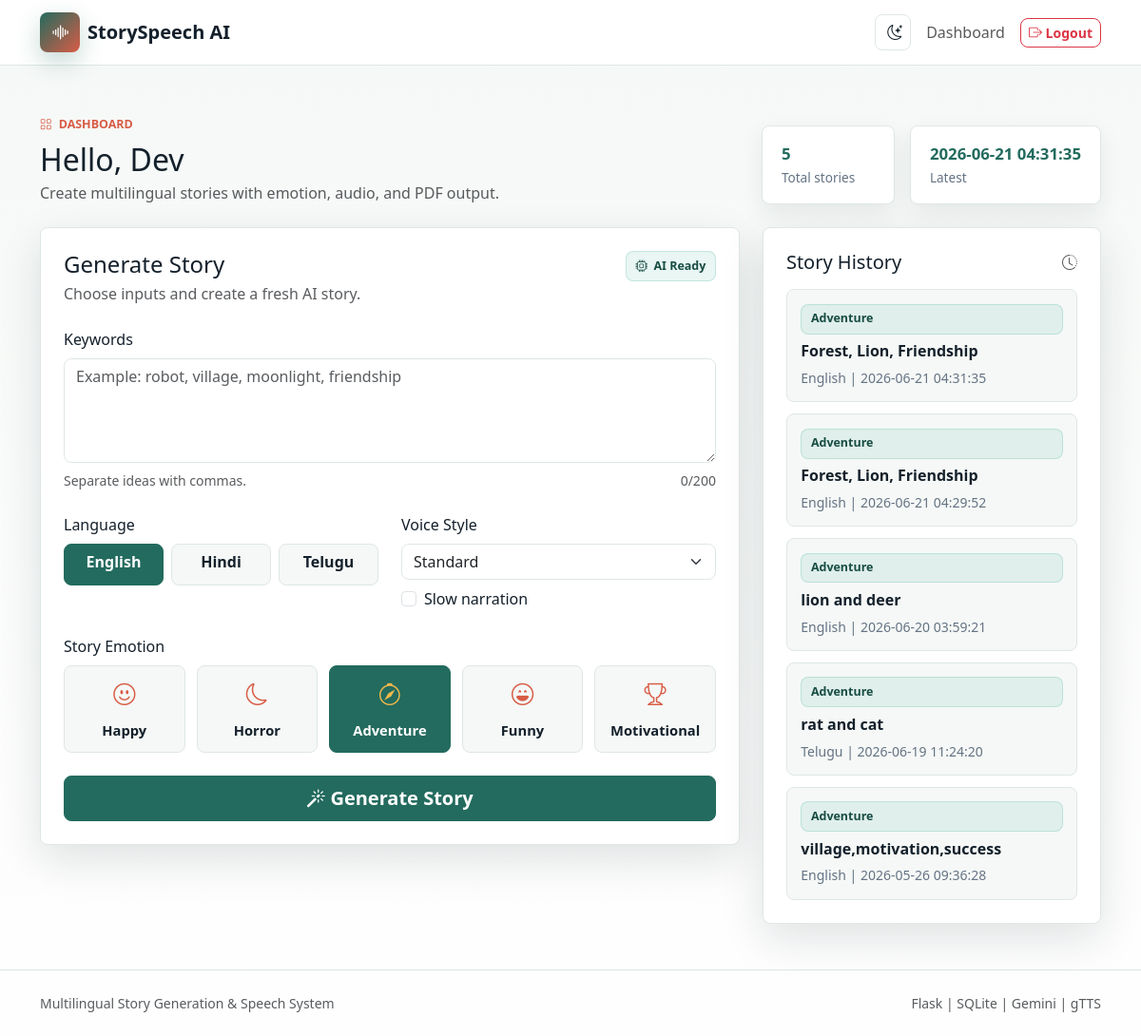
The app's page /dashboard (signed in) with its own data.
### tables this page shows
CREATE TABLE users (
    id INTEGER PRIMARY KEY AUTOINCREMENT,
    username TEXT NOT NULL UNIQUE,
    email TEXT NOT NULL UNIQUE,
    password TEXT NOT NULL
);

CREATE TABLE stories (
    id INTEGER PRIMARY KEY AUTOINCREMENT,
    user_id INTEGER NOT NULL,
    keywords TEXT NOT NULL,
    language TEXT NOT NULL,
    emotion TEXT NOT NULL,
    generated_story TEXT NOT NULL,
    audio_file TEXT,
    created_at TEXT NOT NULL DEFAULT CURRENT_TIMESTAMP,
    FOREIGN KEY (user_id) REFERENCES users (id) ON DELETE CASCADE
);

### app.py (the view)
@app.route("/dashboard")
@login_required
def dashboard():
    stories = query_all(
        """
        SELECT id, keywords, language, emotion, created_at
        FROM stories
        WHERE user_id = ?
        ORDER BY created_at DESC
        LIMIT 8
        """,
        (g.user["id"],),
    )
    totals = query_one(
        """
        SELECT COUNT(*) AS count,
               COALESCE(MAX(created_at), '-') AS latest_story
        FROM stories
        WHERE user_id = ?
        """,
        (g.user["id"],),
    )
    return render_template("dashboard.html", stories=stories, totals=totals)

### app.py (called while the page is built)
def connect_db():
    DATABASE_DIR.mkdir(exist_ok=True)
    conn = sqlite3.connect(DATABASE_PATH)
    conn.row_factory = sqlite3.Row
    conn.execute("PRAGMA foreign_keys = ON")
    return conn

def query_one(query, params=()):
    with connect_db() as conn:
        return conn.execute(query, params).fetchone()

def query_all(query, params=()):
    with connect_db() as conn:
        return conn.execute(query, params).fetchall()

@app.before_request
def load_user_and_csrf():
    session.setdefault("csrf_token", secrets.token_hex(32))
    g.user = None
    user_id = session.get("user_id")
    if user_id:
        g.user = query_one(
            "SELECT id, username, email FROM users WHERE id = ?",
            (user_id,),
        )

@app.before_request
def csrf_protect():
    if request.method != "POST":
        return
    form_token = request.form.get("csrf_token", "")
    session_token = session.get("csrf_token", "")
    if not form_token or not session_token or not secrets.compare_digest(form_token, session_token):
        abort(400, description="Invalid CSRF token")

@app.context_processor
def inject_template_globals():
    return {
        "csrf_token": session.get("csrf_token", ""),
        "current_user": g.get("user"),
        "languages": LANGUAGES.keys(),
        "emotions": EMOTIONS.keys(),
        "is_admin": is_admin_user(),
    }

def login_required(view):
    @wraps(view)
    def wrapped_view(*args, **kwargs):
        if g.user is None:
            flash("Please login to continue.", "warning")
            return redirect(url_for("login"))
        return view(*args, **kwargs)
    return wrapped_view

def is_admin_user():
    user = g.get("user")
    if not user:
        return False
    admin_email = os.environ.get("ADMIN_EMAIL", "").strip().lower()
    return user["username"].lower() == "admin" or (admin_email and user["email"].lower() == admin_email)

### templates/dashboard.html (shortened to what this page needs)
{% extends "base.html" %}
{% block content %}
<section class="dashboard-header">
    <div class="container">
        <div class="d-flex flex-column flex-lg-row justify-content-between align-items-lg-end gap-3">
            <div>
                <div class="eyebrow"><i class="bi bi-grid"></i> Dashboard</div>
                <h1 class="h2 mt-2 mb-1">Hello, {{ current_user.username }}</h1>
                <p class="text-muted mb-0">Create multilingual stories with emotion, audio, and PDF output.</p>
            </div>
            <div class="stats-strip">
                <div>
                    <strong>{{ totals.count }}</strong>
                    <span>Total stories</span>
                </div>
                <div>
                    <strong>{{ totals.latest_story }}</strong>
                    <span>Latest</span>
                </div>
            </div>
        </div>
    </div>
</section>
<section class="container dashboard-grid">
    <div class="generator-panel">
        <form action="{{ url_for('generate') }}" method="post" id="storyForm">
            <div class="d-flex justify-content-between align-items-start gap-3 mb-4">
                <div>
                    <h2 class="h4 mb-1">Generate Story</h2>
                    <p class="text-muted mb-0">Choose inputs and create a fresh AI story.</p>
                </div>
                <span class="status-pill"><i class="bi bi-cpu"></i> AI Ready</span>
            </div>
            <div class="mb-4">
                <label class="form-label" for="keywords">Keywords</label>
                <textarea class="form-control keyword-box" id="keywords" name="keywords" rows="4" maxlength="200" placeholder="Example: robot, village, moonlight, friendship" required></textarea>
                <div class="d-flex justify-content-between mt-2 small text-muted">
                    <span>Separate ideas with commas.</span>
                    <span id="keywordCounter">0/200</span>
                </div>
            </div>
            <div class="row g-4">
                <div class="col-lg-6">
                    <label class="form-label">Language</label>
                    <div class="segmented-control">
                        {% for language in languages %}
                            <label class="btn" for="lang{{ language }}">{{ language }}</label>
                        {% endfor %}
                    </div>
                </div>
                <div class="col-lg-6">
                    <label class="form-label" for="voice">Voice Style</label>
                    <select class="form-select" id="voice" name="voice">
                        <option value="standard">Standard</option>
                    </select>
                    <div class="form-check mt-2">
                        <input class="form-check-input" type="checkbox" id="slow_audio" name="slow_audio">
                        <label class="form-check-label" for="slow_audio">Slow narration</label>
                    </div>
                </div>
            </div>
            <div class="mt-4">
                <label class="form-label">Story Emotion</label>
                <div class="emotion-grid">
                    {% for emotion in emotions %}
                        <label class="emotion-option" for="emotion{{ emotion }}">
                            {% if emotion == "Happy" %}<i class="bi bi-emoji-smile"></i>{% endif %}
                            {% if emotion == "Horror" %}<i class="bi bi-moon"></i>{% endif %}
                            {% if emotion == "Adventure" %}<i class="bi bi-compass"></i>{% endif %}
                            {% if emotion == "Funny" %}<i class="bi bi-emoji-laughing"></i>{% endif %}
                            {% if emotion == "Motivational" %}<i class="bi bi-trophy"></i>{% endif %}
                            <span>{{ emotion }}</span>
                        </label>
                    {% endfor %}
                </div>
            </div>
            <button class="btn btn-brand btn-lg w-100 mt-4" type="submit" id="generateBtn">
                <i class="bi bi-magic"></i> Generate Story
            </button>
        </form>
    </div>
    <aside class="history-panel">
        <div class="d-flex justify-content-between align-items-center mb-3">
            <h2 class="h5 mb-0">Story History</h2>
            <i class="bi bi-clock-history text-muted"></i>
        </div>
        {% if stories %}
            <div class="history-list">
                {% for story in stories %}
                    <a class="history-item" href="{{ url_for('result', story_id=story.id) }}">
                        <span class="history-emotion">{{ story.emotion }}</span>
                        <strong>{{ story.keywords }}</strong>
                        <small>{{ story.language }} | {{ story.created_at }}</small>
                    </a>
                {% endfor %}
            </div>
        {% else %}
            <div class="empty-state">
                <i class="bi bi-journal-text"></i>
                <p>No stories yet.</p>
            </div>
        {% endif %}
    </aside>
</section>
{% endblock %}

### templates/base.html (shortened to what this page needs)
<!doctype html>
<html lang="en" data-bs-theme="light">
<head>
    <link href="https://cdn.jsdelivr.net/npm/bootstrap@5.3.3/dist/css/bootstrap.min.css" rel="stylesheet">
    <link href="https://cdn.jsdelivr.net/npm/bootstrap-icons@1.11.3/font/bootstrap-icons.min.css" rel="stylesheet">
    <link href="{{ url_for('static', filename='css/style.css') }}" rel="stylesheet">
</head>
<body>
    <nav class="navbar navbar-expand-lg sticky-top app-navbar">
        <div class="container">
            <a class="navbar-brand d-flex align-items-center gap-2" href="{{ url_for('index') }}">
                <span class="brand-mark"><i class="bi bi-soundwave"></i></span>
                <span>StorySpeech AI</span>
            </a>
            <div class="collapse navbar-collapse" id="mainNav">
                <ul class="navbar-nav ms-auto align-items-lg-center gap-lg-2">
                    <li class="nav-item">
                        <button class="btn icon-btn" id="themeToggle" type="button" data-bs-toggle="tooltip" data-bs-title="Toggle dark mode">
                        </button>
                    </li>
                    {% if current_user %}
                        <li class="nav-item"><a class="nav-link" href="{{ url_for('dashboard') }}">Dashboard</a></li>
                        <li class="nav-item">
                            <form action="{{ url_for('logout') }}" method="post" class="d-inline">
                                <button class="btn btn-outline-danger btn-sm" type="submit">
                                    <i class="bi bi-box-arrow-right"></i> Logout
                                </button>
                            </form>
                        </li>
                    {% endif %}
                </ul>
            </div>
        </div>
    </nav>
    <main>
        {% block content %}{% endblock %}
    </main>
    <footer class="py-4 mt-5">
        <div class="container d-flex flex-column flex-md-row justify-content-between align-items-center gap-2 small text-muted">
            <span>Multilingual Story Generation & Speech System</span>
            <span>Flask | SQLite | Gemini | gTTS</span>
        </div>
    </footer>
</body>
</html>

### static/css/style.css (style rules this page uses)
:root { --brand: #236b5e; --brand-dark: #174c43; --accent: #d85c46; --gold: #f2b84b; --ink: #14202b; --muted: #657384; --surface: #ffffff; --surface-soft: #f5f8f6; --line: #dfe7e3; --shadow: 0 16px 45px rgba(20, 32, 43, 0.12); }
html { scroll-behavior: smooth; }
body { min-height: 100vh; background: linear-gradient(180deg, rgba(245, 248, 246, 0.9), rgba(255, 255, 255, 0.92)), var(--surface-soft); color: var(--ink); }
a { color: var(--brand); }
.app-navbar { background: rgba(255, 255, 255, 0.88); border-bottom: 1px solid var(--line); backdrop-filter: blur(14px); }
.navbar-brand { color: var(--ink); font-weight: 800; }
.brand-mark { width: 42px; height: 42px; border-radius: 8px; display: inline-flex; align-items: center; justify-content: center; color: #fff; background: linear-gradient(135deg, var(--brand), var(--accent)); box-shadow: 0 10px 25px rgba(35, 107, 94, 0.25); }
.icon-btn { width: 38px; height: 38px; border-radius: 8px; border: 1px solid var(--line); color: var(--ink); background: var(--surface); }
.btn { border-radius: 8px; font-weight: 700; }
.btn-brand { background: var(--brand); border-color: var(--brand); color: #fff; }
.eyebrow { display: inline-flex; align-items: center; gap: 0.45rem; color: var(--accent); font-weight: 800; text-transform: uppercase; font-size: 0.78rem; }
.feature-card, .auth-card, .generator-panel, .history-panel, .story-panel, .actions-panel, .table-shell { background: var(--surface); border: 1px solid var(--line); border-radius: 8px; box-shadow: var(--shadow); }
.dashboard-header, .result-header { padding: 3rem 0 1.5rem; }
.stats-strip { display: flex; gap: 1rem; flex-wrap: wrap; }
.stats-strip div { min-width: 140px; padding: 1rem 1.25rem; border: 1px solid var(--line); border-radius: 8px; background: var(--surface); box-shadow: 0 10px 24px rgba(20, 32, 43, 0.08); }
.stats-strip strong { display: block; font-size: 1.05rem; color: var(--brand); }
.stats-strip span { color: var(--muted); font-size: 0.85rem; }
.dashboard-grid, .result-grid { display: grid; grid-template-columns: minmax(0, 1.55fr) minmax(320px, 0.75fr); gap: 1.5rem; align-items: start; }
.generator-panel, .history-panel, .story-panel, .actions-panel { padding: 1.5rem; }
.keyword-box { min-height: 128px; resize: vertical; }
.form-control, .form-select { border-radius: 8px; border-color: var(--line); }
.segmented-control { display: grid; grid-template-columns: repeat(3, minmax(0, 1fr)); gap: 0.5rem; }
.segmented-control .btn { min-height: 44px; border: 1px solid var(--line); background: var(--surface-soft); color: var(--ink); }
.segmented-control .btn-check:checked + .btn { color: #fff; border-color: var(--brand); background: var(--brand); }
.emotion-grid { display: grid; grid-template-columns: repeat(5, minmax(98px, 1fr)); gap: 0.75rem; }
.emotion-option { min-height: 92px; display: flex; flex-direction: column; align-items: center; justify-content: center; gap: 0.55rem; border: 1px solid var(--line); border-radius: 8px; background: var(--surface-soft); cursor: pointer; transition: transform 0.18s ease, border-color 0.18s ease, background 0.18s ease; }
.emotion-option i { font-size: 1.45rem; color: var(--accent); }
.emotion-option span { font-weight: 700; font-size: 0.92rem; }
.btn-check:checked + .emotion-option { color: #fff; background: var(--brand); border-color: var(--brand); }
.btn-check:checked + .emotion-option i { color: var(--gold); }
.status-pill, .history-emotion { display: inline-flex; align-items: center; gap: 0.4rem; padding: 0.35rem 0.6rem; border-radius: 8px; color: var(--brand-dark); background: rgba(73, 179, 159, 0.12); border: 1px solid rgba(73, 179, 159, 0.25); font-weight: 800; font-size: 0.78rem; }
.history-list { display: grid; gap: 0.75rem; }
.history-item { display: grid; gap: 0.35rem; padding: 0.9rem; border: 1px solid var(--line); border-radius: 8px; text-decoration: none; color: var(--ink); background: var(--surface-soft); }
.history-item strong { overflow-wrap: anywhere; }
.history-item small { color: var(--muted); }
footer { border-top: 1px solid var(--line); }

### records on screen
users: username "Dev"
stories: emotion "Adventure", keywords "Forest, Lion, Friendship", language "English", created_at "2026-06-21 04:31:35"
stories: emotion "Adventure", keywords "Forest, Lion, Friendship", language "English", created_at "2026-06-21 04:29:52"
stories: emotion "Adventure", keywords "lion and deer", language "English", created_at "2026-06-20 03:59:21"
stories: emotion "Adventure", keywords "rat and cat", language "Telugu", created_at "2026-06-19 11:24:20"
stories: emotion "Adventure", keywords "village,motivation,success", language "English", created_at "2026-05-26 09:36:28"

### other values on screen
{{ totals.count }} "5"
{{ totals.latest_story }} "2026-06-21 04:31:35"
{{ language }} "English" "Hindi" "Telugu"
{{ emotion }} "Happy" "Horror" "Adventure" "Funny" "Motivational"
